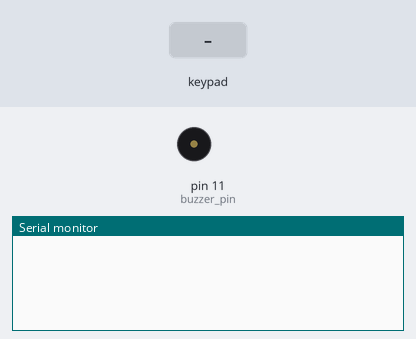
Bench run of a sketch on a simulated Arduino Uno, built with avr-gcc and run on an emulated ATmega328P. Parts: buzzer (waves = sounding, pin HIGH), the last lines printed to the serial monitor. The inputs (shaded band) are chosen by the test bench.

Above: at 1.2 s.
1.3 s: key '1' pressed
At 2.5 s:
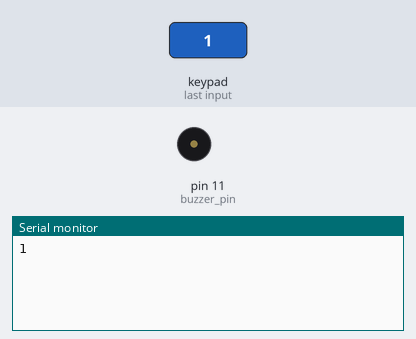
2.8 s: keypad keys 5 5 5 5 5 5 pressed 0.4 s apart
At 4.68 s:
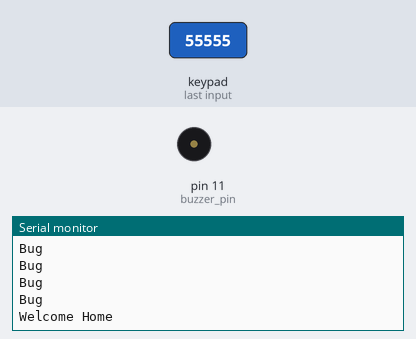
6.7 s: key 'A' pressed
At 7.8 s:
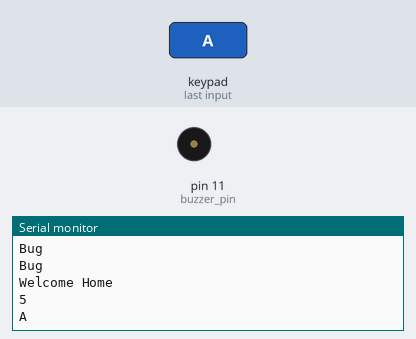
8.2 s: keypad keys 5 5 5 5 5 5 # pressed 0.4 s apart
At 12.0 s:
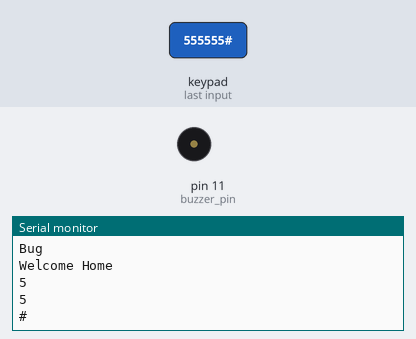
12.5 s: key 'B' pressed
At 13.6 s:
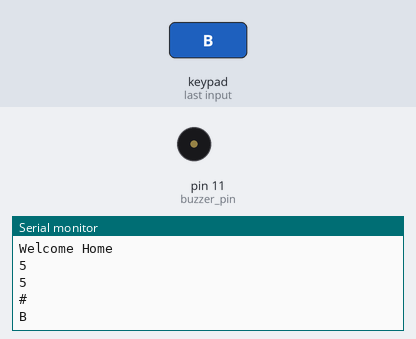
14.0 s: keypad keys 5 5 5 5 5 5 * pressed 0.4 s apart
At 17.8 s:
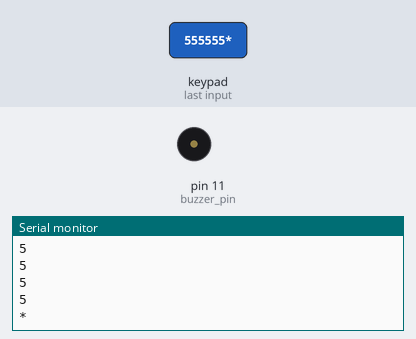

The sketch:

Keypad_with_buzzer.ino
```cpp
#include <Keypad.h>

//-------------------------------------------------------------------------------------------------------------------------------------------------------------------------------
//Basic Initialization

int keypad_security_state=0;
//Define the number of attempt is accepted before security system is activiated
int accepted_no_of_attempt=2;
const int buzzer_pin = 11;

int attempt=0;
bool password_matched=true;
//password array contains the hard-coded value of real password
char password[]={'5','5','5','5','5','5'};
const int password_length=6;
//password_array will contain the password entered by the user
char password_array[password_length];


//-------------------------------------------------------------------------------------------------------------------------------------------------------------------------------

// Keypad Number Definition
const byte ROWS = 4; //four rows
const byte COLS = 4; //three columns
char keys[ROWS][COLS] = {
  {'1','2','3','A'},
  {'4','5','6','B'},
  {'7','8','9','C'},
  {'*','0','#','D'}
};

//-------------------------------------------------------------------------------------------------------------------------------------------------------------------------------

//Define pin
byte rowPins[ROWS] = {2, 3, 4, 5}; //connect to the row pinouts of the keypad
byte colPins[COLS] = {6,7,8,9}; //connect to the column pinouts of the keypad


// Instance Creation of Keypad Class
Keypad keypad = Keypad( makeKeymap(keys), rowPins, colPins, ROWS, COLS );


//-------------------------------------------------------------------------------------------------------------------------------------------------------------------------------


void setup(){
  Serial.begin(9600);
   pinMode(buzzer_pin, OUTPUT);

}

void loop(){//void loop starts

  if(keypad_security_state==1){
    Serial.println("Hello Intruder, Caught");
    buzzer();


    }

//-------------------------------------------------------------------------------------------------------------------------------------------------------------------------------
 // Here we take the input to the keypad
 if(keypad_security_state==0){
   for(int i=0;i<password_length;i++){//for loop starts

           while(1){ //while loop starts

               char key = keypad.getKey();
                       if (key){  // if starts
                               Serial.println(key);
                               password_array[i]=key;
                               break;
                               } //if ends

          }//while loop ends

   }//for loop ends

//-------------------------------------------------------------------------------------------------------------------------------------------------------------------------------


// Serial print to check if the number pressed is the same length as the password_length
//Serial.println("Password_length number of key is pressed");


//-------------------------------------------------------------------------------------------------------------------------------------------------------------------------------

// Here we match the enterd keypad  number to password and count the number of attempts
for(int i=0;i<password_length;i++){// second for loop starts

//       Serial.println(password_array[i]);
           if(password[i]!=password_array[i]){//if  starts
               password_matched=false;

      }//if ends
            if(password[i]==password_array[i]){//if  starts

               if(i==(password_length-1)&& password_matched==false ){
                password_matched=false;
                Serial.println("Inside Bug");
               }

               else{
               password_matched=true;
               Serial.println("Bug");
               }
               //Bug


      }//if ends


      if(i==(password_length-1) && password_matched==false){//if starts
                  attempt++;
                  Serial.print("Number of attempt: ");
                  Serial.print(attempt);
                  Serial.println();


      }//if ends


}// second for loop ends

//-------------------------------------------------------------------------------------------------------------------------------------------------------------------------------

//Take Decision based on number of attempts and password matching

if(password_matched==true && attempt<=accepted_no_of_attempt){

   Serial.println("Welcome Home");

  }


else if(password_matched==false && attempt >accepted_no_of_attempt ){

  Serial.println("Intruder Alert");
  keypad_security_state=1;


  }


 }//base if ends
//-------------------------------------------------------------------------------------------------------------------------------------------------------------------------------


}//void loop ends


void buzzer(){


  tone(buzzer_pin, 1000); // Send 1KHz sound signal...
  delay(1000);        // ...for 1 sec
  noTone(buzzer_pin);     // Stop sound...
  delay(1000);        // ...for 1sec

}
```

Measured:
- after the input at 1.3 s, the serial monitor: prints a new line at once (image 1)
- after the input at 2.8 s, the serial monitor: prints a new line at once (image 2)
- after the input at 6.7 s, the serial monitor: prints a new line at once (image 3)
- after the input at 8.2 s, the serial monitor: prints a new line at once (image 4)
- after the input at 12.5 s, the serial monitor: prints a new line at once (image 5)
- after the input at 14.0 s, the serial monitor: prints a new line at once (image 6)
